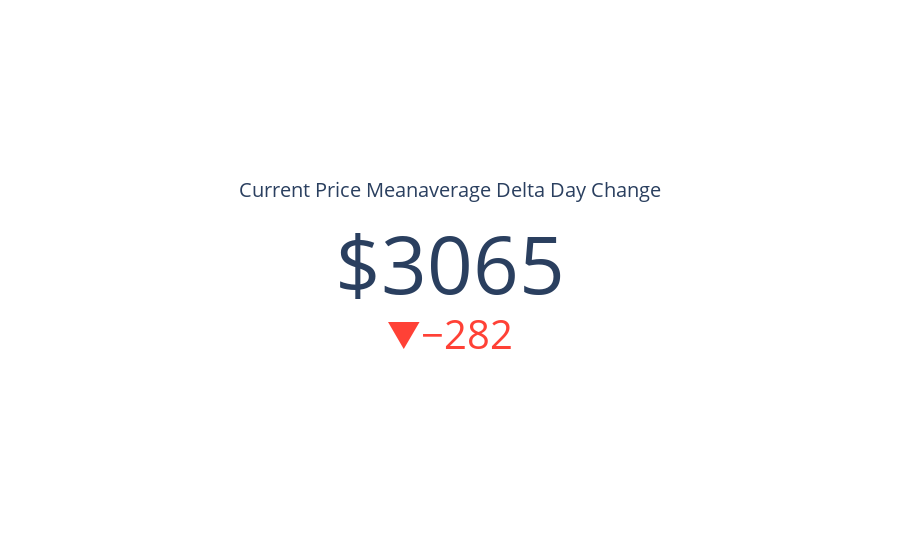

Notebook code for this chart:
### Code cell
import plotly.graph_objects as go

fig = go.Figure(go.Indicator(
    domain = {'x': [0, 1], 'y': [0, 1]},
    value = df.price.iloc[-1] - df.meanavge.iloc[-1],
    mode = "number+delta",
    number = {'prefix': "$"},
    delta = {"reference": ((df.price.iloc[-2] - df.meanavge.iloc[-2])), "valueformat": ".0f"},
    title = {'text': "Current Price Meanaverage Delta Day Change"},
    gauge = {'axis': {'range': [None, df.price[df['price']==df.price.max()].tolist()[0]]},
    'bar': {'color': "orange"}}))

fig.show()
fig.write_html("../static/price-mean.html")

### Figure 1 — Plotly figure (JSON) as saved in the notebook; plotly's stock layout.template omitted (floating-point values rounded to 4 significant figures)
{"data": [{"delta": {"reference": 3347.0, "valueformat": ".0f"}, "domain": {"x": [0, 1], "y": [0, 1]}, "gauge": {"axis": {"range": [null, 67530.0]}, "bar": {"color": "orange"}}, "mode": "number+delta", "number": {"prefix": "$"}, "title": {"text": "Current Price Meanaverage Delta Day Change"}, "type": "indicator", "value": 3065.0}], "layout": {}}
